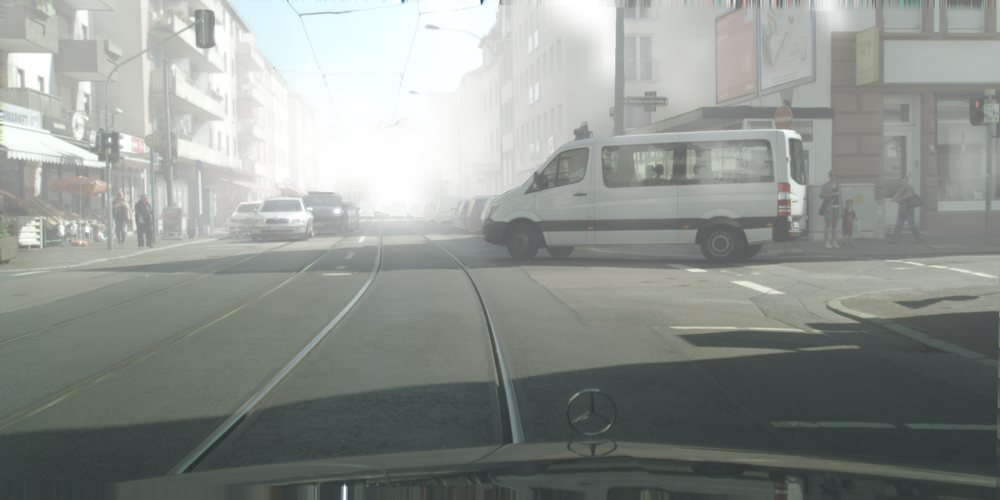
#> input picture samples/foggy/frankfurt_000000_002196_leftImg8bit_foggy.png, 1000 x 500 px, shrunk from 2048 x 1024 before the run
$ python dehaze.py ../samples/foggy/frankfurt_000000_002196_leftImg8bit_foggy.png out
#> lines starting #> are read from the running program, lines starting #| are printed output that depends on the picture
#> in process_image, img is the input picture: shape (500, 1000, 3); mean B, G, R 143.5, 148.4, 142.9
# Preprocessing script to dehaze a foggy image

# IMPORTS
import cv2
import os
import numpy as np
import argparse
from pathlib import Path


# IMAGE PROCESSING FUNCTIONS

# Dehazes an image using the histogram method
# [17 lines left out: functions dehaze_histogram, dehaze_clahe, not called in this run]

# Dehazes an image using the DCP approach, based on: He et al. "Single Image Haze Removal using Dark Channel Prior" (CVPR 2010)
def dehaze_dcp(image, patch_size, omega):

    # Convert to float for computation
#> called with patch_size = 30, omega = 0.75
    img_float = image.astype(np.float32) / 255.0

    # Compute dark channel
    kernel = cv2.getStructuringElement(cv2.MORPH_RECT, (patch_size, patch_size))

    # Min across spatial patch and color channels
    if len(image.shape) == 3:
        # Process each channel and take minimum
        b, g, r = cv2.split(img_float)
        dark_b = cv2.erode(b, kernel)
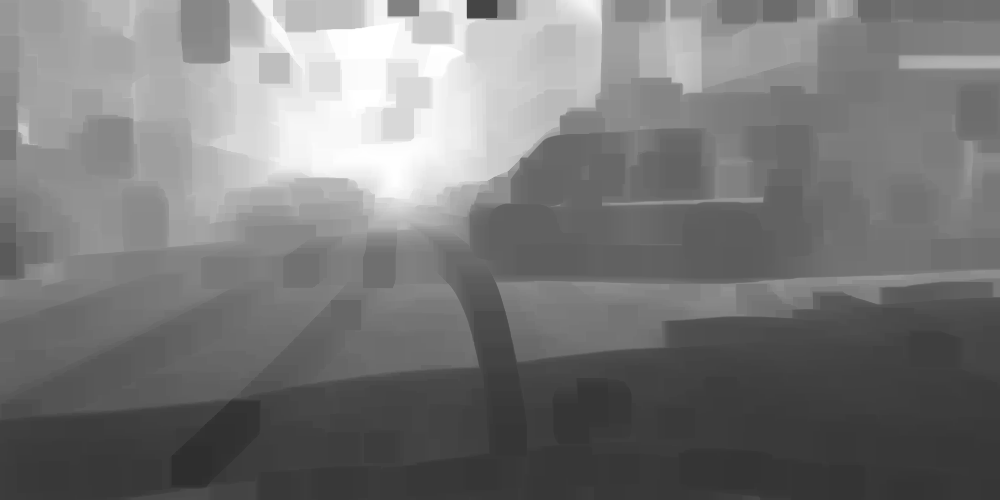
#> dark_b: shape (500, 1000) float32; min 0.18, max 1, mean 0.471
        dark_g = cv2.erode(g, kernel)
        dark_r = cv2.erode(r, kernel)
        dark_channel = np.minimum(dark_b, np.minimum(dark_g, dark_r))
    else:
        dark_channel = cv2.erode(img_float, kernel)

    # Estimate atmospheric light (A)
    # Use brightest pixel in dark channel as atmospheric light estimate
    # Find the brightest pixels in dark channel (most fogged areas)
    flat_dark = dark_channel.flatten()
    top_pixels_idx = np.argsort(-flat_dark)[:int(0.001 * len(flat_dark))]
#> top_pixels_idx = 500 values, max 183396 at index 361, min 150359 at index 450, mean 161367.2

    # Average the top 0.1% brightest pixels in dark channel
    A = np.zeros(3)
    for c_idx, channel in enumerate(cv2.split(img_float)):
        channel_flat = channel.flatten()
        A[c_idx] = np.mean(channel_flat[top_pixels_idx])
#> this loop made 3 passes
#> after the loop, A = [0.999, 1, 1]
    A = np.maximum(A, 0.1)  # Ensure A is not too dark

    # Estimate transmission map
    # t(x) = 1 - omega * (dark_channel / A)
    transmission = np.zeros_like(dark_channel)
    for c in range(3):
        transmission = np.maximum(transmission,
                                 1 - omega * (dark_channel / A[c]))
#> this loop made 3 passes
#> pass 1, in dehaze_dcp, `transmission = np.maximum(transmission, 1 - omega * (dark_channel / A[..`:
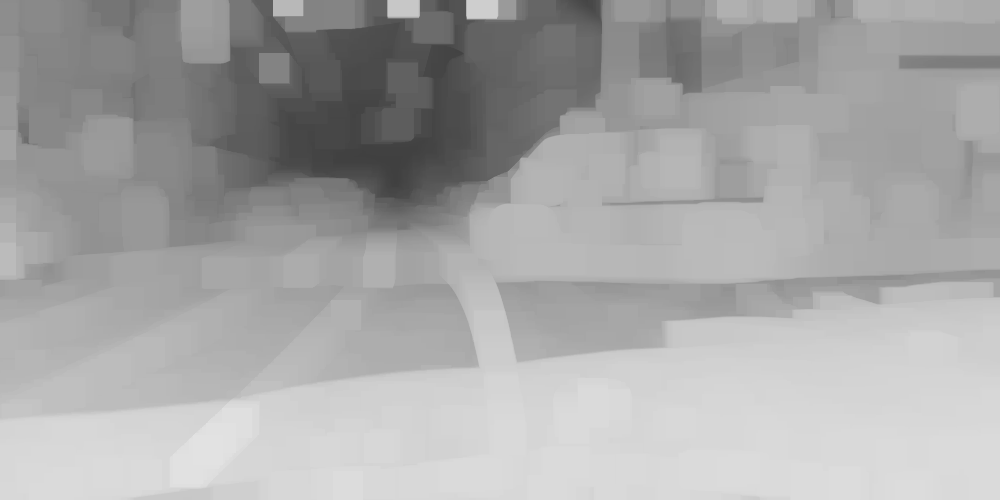
#> transmission: shape (500, 1000) float32; min 0.252, max 0.888, mean 0.657

    transmission = np.clip(transmission, 0.1, 1.0)  # Prevent division by zero

    # For speed, simple bilateral filtering is used
    transmission_refined = cv2.bilateralFilter(
        (transmission * 255).astype(np.uint8),
        d=9,
        sigmaColor=75,
        sigmaSpace=75
    ).astype(np.float32) / 255.0

    # Recover image
    output = np.zeros_like(img_float)
    for c in range(3):
        output[:, :, c] = (img_float[:, :, c] - A[c]) / transmission_refined + A[c]
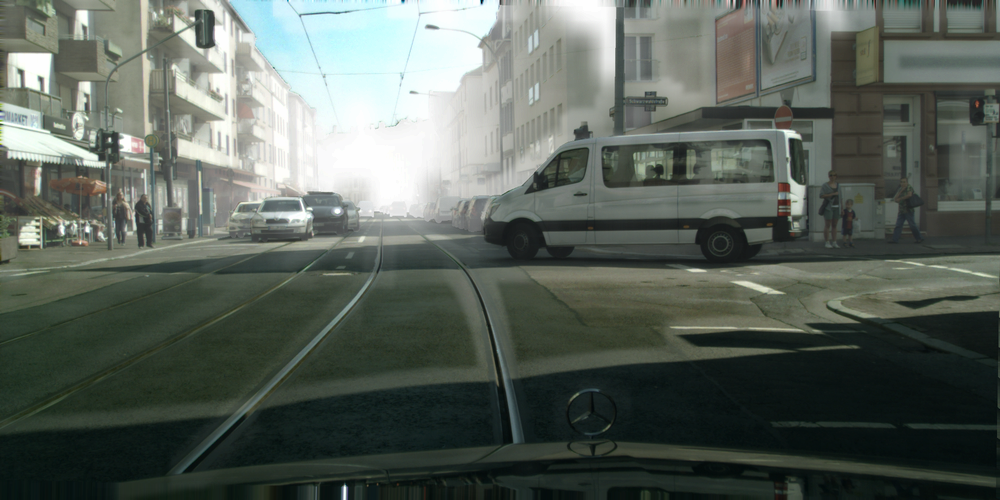
#> output: shape (500, 1000, 3) float32; mean B, G, R 0.385, 0.414, 0.382; drawn with min black and max white

    # Clip to valid range
    output = np.clip(output, 0, 1.0)

    # Convert back to uint8
    return (output * 255).astype(np.uint8)


# PROCESSING FUNCTIONS

# Process a single image
def process_image(img_path, out_path, method):

    # Load image
    img = cv2.imread(str(img_path))
    if img is None:
        raise FileNotFoundError(img_path)

    # Apply the processing
    if method == 'histogram':
        dehazed = dehaze_histogram(img)
    elif method == 'clahe':
        dehazed = dehaze_clahe(img, clip_limit=3.0)
    elif method == 'dcp':
        dehazed = dehaze_dcp(img, patch_size=30, omega=0.75)

    else:
        print(f"Unknown method: {method}")
        return

    # Save the image to output
    cv2.imwrite(out_path, dehazed)


# Go through a folder and subfolder to find and process all images
# [34 lines left out: function process_folder, not called in this run]


# MAIN
def main():

    # Parse the CLI arguments
    p = argparse.ArgumentParser(description='Remduce fog in images to improve segmentation.')
    p.add_argument("input", help="Input file or folder")
    p.add_argument("output", help="Output file or folder")
    p.add_argument('-m', '--method', choices=['clahe', 'dcp', 'histogram'], default='dcp', help='Dehazing method (default: dcp)')
    args = p.parse_args()

    print(f'Using method: {args.method}')

    if os.path.isfile(args.input):
        # Process a single file
        process_image(args.input, args.output, args.method)

    else:
        # Process a folder
        process_folder(args.input, args.output, args.method)

    return 0

if __name__ == "__main__":
    exit(main())
#> (the program exits here)
